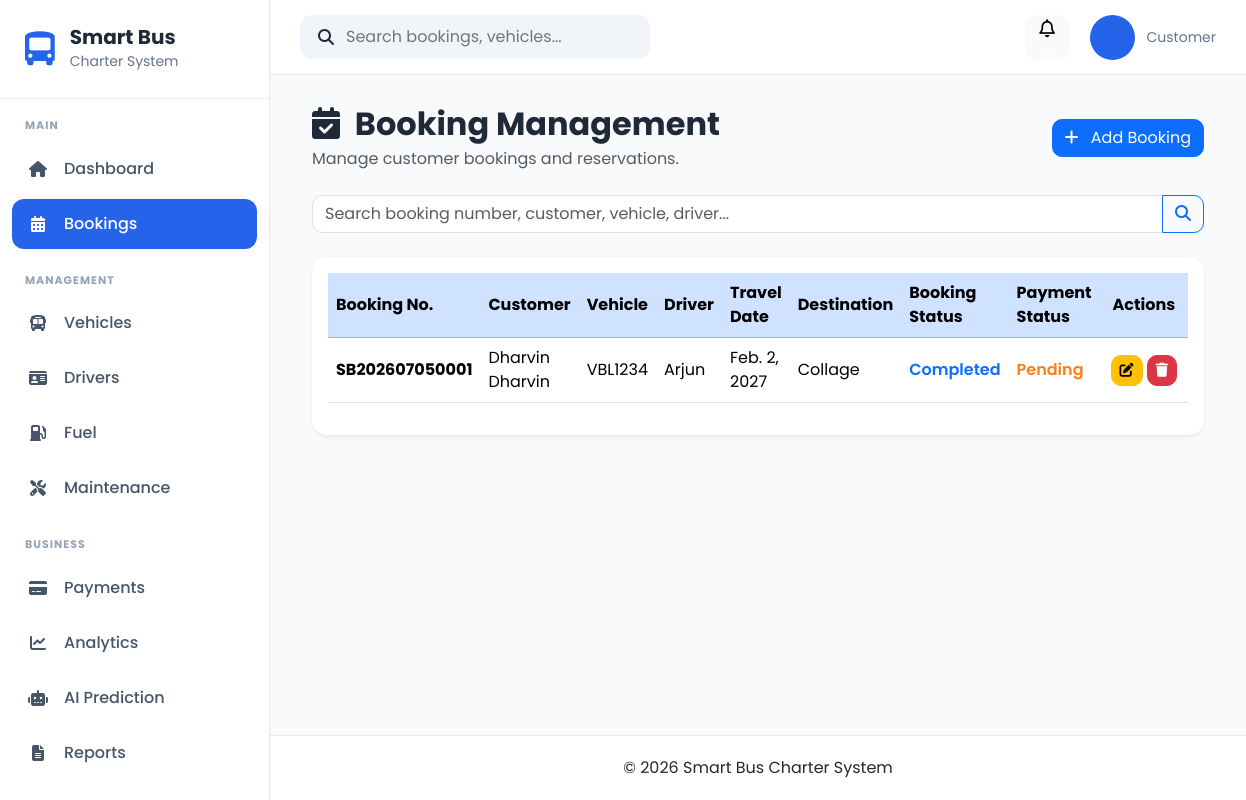
The page /bookings/ on the database its author committed.
### apps/bookings/models.py (models this page shows, shortened)
class Booking(models.Model):
    STATUS_CHOICES = [
        ("Pending", "Pending"),
        ("Confirmed", "Confirmed"),
        ("Completed", "Completed"),
        ("Cancelled", "Cancelled"),
    ]
    PAYMENT_CHOICES = [
        ("Pending", "Pending"),
        ("Paid", "Paid"),
        ("Refunded", "Refunded"),
    ]
    booking_number = models.CharField(
        max_length=20,
        unique=True,
        blank=True,
    )
    customer = models.ForeignKey(
        Customer,
        on_delete=models.CASCADE,
        related_name="bookings",
    )
    vehicle = models.ForeignKey(
        Vehicle,
        on_delete=models.PROTECT,
        related_name="bookings",
    )
    driver = models.ForeignKey(
        Driver,
        on_delete=models.PROTECT,
        related_name="bookings",
    )
    pickup_location = models.CharField(max_length=150)
    destination = models.CharField(max_length=150)
    travel_date = models.DateField()
    departure_time = models.TimeField()
    return_date = models.DateField(
        blank=True,
        null=True,
    )
    passenger_count = models.PositiveIntegerField()
    total_price = models.DecimalField(
        max_digits=10,
        decimal_places=2,
        default=0,
    )
    booking_status = models.CharField(
        max_length=20,
        choices=STATUS_CHOICES,
        default="Pending",
    )
    payment_status = models.CharField(
        max_length=20,
        choices=PAYMENT_CHOICES,
        default="Pending",
    )
    remarks = models.TextField(
        blank=True,
    )
    created_at = models.DateTimeField(
        default=timezone.now,
    )
    updated_at = models.DateTimeField(
        auto_now=True,
    )
    class Meta:
        ordering = ["-travel_date", "-created_at"]

### apps/customers/models.py (models this page shows, shortened)
class Customer(models.Model):
    GENDER_CHOICES = [
        ("Male", "Male"),
        ("Female", "Female"),
        ("Other", "Other"),
    ]
    first_name = models.CharField(
        max_length=100
    )
    last_name = models.CharField(
        max_length=100
    )
    email = models.EmailField(
        unique=True
    )
    phone = models.CharField(
        max_length=20,
        unique=True
    )
    address = models.TextField()
    city = models.CharField(
        max_length=100
    )
    state = models.CharField(
        max_length=100
    )
    postcode = models.CharField(
        max_length=10
    )
    gender = models.CharField(
        max_length=10,
        choices=GENDER_CHOICES
    )
    profile_picture = models.ImageField(
        upload_to="customers/",
        blank=True,
        null=True
    )
    created_at = models.DateTimeField(
        auto_now_add=True
    )
    updated_at = models.DateTimeField(
        auto_now=True
    )

### apps/vehicles/models.py (models this page shows, shortened)
class Vehicle(models.Model):
    STATUS_CHOICES = [
        ("Available", "Available"),
        ("Booked", "Booked"),
        ("Maintenance", "Maintenance"),
        ("Inactive", "Inactive"),
    ]
    BUS_TYPE_CHOICES = [
        ("Mini Bus", "Mini Bus"),
        ("Standard Bus", "Standard Bus"),
        ("VIP Coach", "VIP Coach"),
    ]
    registration_number = models.CharField(
        max_length=20,
        unique=True
    )
    vehicle_name = models.CharField(
        max_length=100
    )
    bus_type = models.CharField(
        max_length=30,
        choices=BUS_TYPE_CHOICES
    )
    seat_capacity = models.PositiveIntegerField()
    manufacture_year = models.PositiveIntegerField()
    insurance_expiry = models.DateField()
    road_tax_expiry = models.DateField()
    status = models.CharField(
        max_length=20,
        choices=STATUS_CHOICES,
        default="Available"
    )
    image = models.ImageField(
        upload_to="vehicles/",
        blank=True,
        null=True
    )
    created_at = models.DateTimeField(auto_now_add=True)
    updated_at = models.DateTimeField(auto_now=True)

### apps/drivers/models.py (models this page shows, shortened)
class Driver(models.Model):
    STATUS_CHOICES = [
        ("Available", "Available"),
        ("On Trip", "On Trip"),
        ("Leave", "Leave"),
        ("Inactive", "Inactive"),
    ]
    full_name = models.CharField(max_length=100)
    ic_passport = models.CharField(
        max_length=20,
        unique=True
    )
    phone = models.CharField(max_length=20)
    email = models.EmailField(
        blank=True,
        null=True
    )
    address = models.TextField(blank=True)
    driving_license = models.CharField(
        max_length=50,
        unique=True
    )
    license_expiry = models.DateField()
    assigned_vehicle = models.ForeignKey(
        Vehicle,
        on_delete=models.SET_NULL,
        blank=True,
        null=True,
        related_name="drivers"
    )
    status = models.CharField(
        max_length=20,
        choices=STATUS_CHOICES,
        default="Available"
    )
    photo = models.ImageField(
        upload_to="drivers/",
        blank=True,
        null=True
    )
    created_at = models.DateTimeField(auto_now_add=True)
    updated_at = models.DateTimeField(auto_now=True)
    class Meta:
        ordering = ["full_name"]

### apps/bookings/views.py (the view, shortened to what this page needs)
def booking_list(request):
    search = request.GET.get("search", "")
    bookings = Booking.objects.select_related(
        "customer",
        "vehicle",
        "driver",
    ).order_by("-travel_date")
    paginator = Paginator(bookings, 10)
    page_number = request.GET.get("page")
    page_obj = paginator.get_page(page_number)
    context = {
        "page_obj": page_obj,
        "bookings": page_obj,
        "search": search,
        "is_paginated": page_obj.has_other_pages(),
    }
    return render(
        request,
        "bookings/booking_list.html",
        context,
    )

### templates/bookings/booking_list.html (shortened to what this page needs)
{% extends "crud/base_list.html" %}
{% block header_title %}
<i class="fas fa-calendar-check me-2"></i>
Booking Management
{% endblock %}
{% block header_subtitle %}
Manage customer bookings and reservations.
{% endblock %}
{% block add_button %}
<a href="{% url 'bookings:booking_create' %}" class="btn btn-primary">
    <i class="fas fa-plus me-2"></i>
    Add Booking
</a>
{% endblock %}
{% block search %}
<form method="GET" class="mb-4">
    <div class="input-group">
        <input
            type="text"
            name="search"
            class="form-control"
            placeholder="Search booking number, customer, vehicle, driver..."
            value="{{ search }}">
        <button class="btn btn-outline-primary" type="submit">
            <i class="fas fa-search"></i>
        </button>
    </div>
</form>
{% endblock %}
{% block table %}
<table class="table table-hover align-middle">
    <thead class="table-primary">
        <tr>
            <th>Booking No.</th>
            <th>Customer</th>
            <th>Vehicle</th>
            <th>Driver</th>
            <th>Travel Date</th>
            <th>Destination</th>
            <th>Booking Status</th>
            <th>Payment Status</th>
            <th class="text-center" width="170">Actions</th>
        </tr>
    </thead>
    <tbody>
    {% for booking in bookings %}
        <tr>
            <td>
                <strong>{{ booking.booking_number }}</strong>
            </td>
            <td>
                {{ booking.customer.first_name }} {{ booking.customer.last_name }}
            </td>
            <td>
                {{ booking.vehicle.registration_number }}
            </td>
            <td>
                {{ booking.driver.full_name }}
            </td>
            <td>
                {{ booking.travel_date }}
            </td>
            <td>
                {{ booking.destination }}
            </td>
            <td>
                {% if booking.booking_status == "Confirmed" %}
                    <span style="color:#198754;font-weight:600;">
                        {{ booking.booking_status }}
                    </span>
                {% elif booking.booking_status == "Pending" %}
                    <span style="color:#fd7e14;font-weight:600;">
                        {{ booking.booking_status }}
                    </span>
                {% elif booking.booking_status == "Completed" %}
                    <span style="color:#0d6efd;font-weight:600;">
                        {{ booking.booking_status }}
                    </span>
                {% elif booking.booking_status == "Cancelled" %}
                    <span style="color:#dc3545;font-weight:600;">
                        {{ booking.booking_status }}
                    </span>
                {% else %}
                    <span style="font-weight:600;">
                        {{ booking.booking_status|default:"Pending" }}
                    </span>
                {% endif %}
            </td>
            <td>
                {% if booking.payment_status == "Paid" %}
                    <span style="color:#198754;font-weight:600;">
                        {{ booking.payment_status }}
                    </span>
                {% elif booking.payment_status == "Pending" %}
                    <span style="color:#fd7e14;font-weight:600;">
                        {{ booking.payment_status }}
                    </span>
                {% elif booking.payment_status == "Refunded" %}
                    <span style="color:#0d6efd;font-weight:600;">
                        {{ booking.payment_status }}
                    </span>
                {% elif booking.payment_status == "Failed" %}
                    <span style="color:#dc3545;font-weight:600;">
                        {{ booking.payment_status }}
                    </span>
                {% else %}
                    <span style="font-weight:600;">
                        {{ booking.payment_status }}
                    </span>
                {% endif %}
            </td>
            <td class="text-center">
                <a href="{% url 'bookings:booking_update' booking.pk %}"
                   class="btn btn-warning btn-sm">
                    <i class="fas fa-edit"></i>
                </a>
                <a href="{% url 'bookings:booking_delete' booking.pk %}"
                   class="btn btn-danger btn-sm">
                    <i class="fas fa-trash"></i>
                </a>
            </td>
        </tr>
    {% endfor %}
    </tbody>
</table>
{% endblock %}

### static/css/base.css (style rules this page uses)
* { margin:0; padding:0; box-sizing:border-box; font-family:'Poppins',sans-serif; }
body { background:#F8FAFC; color:#1F2937; overflow-x:hidden; }
a { text-decoration:none; }

### static/css/crud.css (style rules this page uses)
.table thead { background:#0d6efd; color:white; }
.table th { vertical-align:middle; }
.table td { vertical-align:middle; }
.btn { border-radius:10px; }
.form-control, .form-select { border-radius:10px; }

### rows shown on the page
Booking: booking_number "SB202607050001", customer.first_name "Dharvin", customer.last_name "Dharvin", vehicle.registration_number "VBL1234", driver.full_name "Arjun", travel_date "Feb. 2, 2027", destination "Collage", booking_status "Completed", payment_status "Pending"
